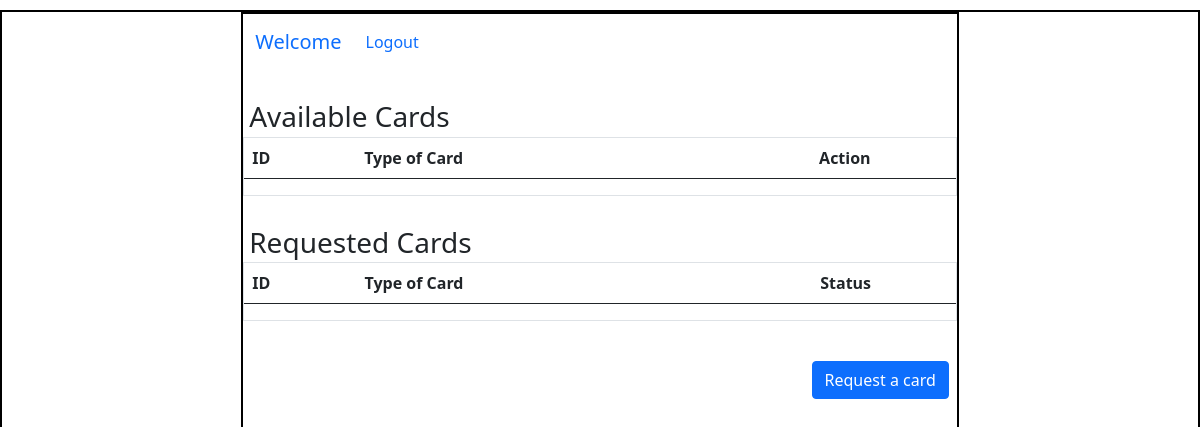
The page /home/6 on the database as committed earlier.
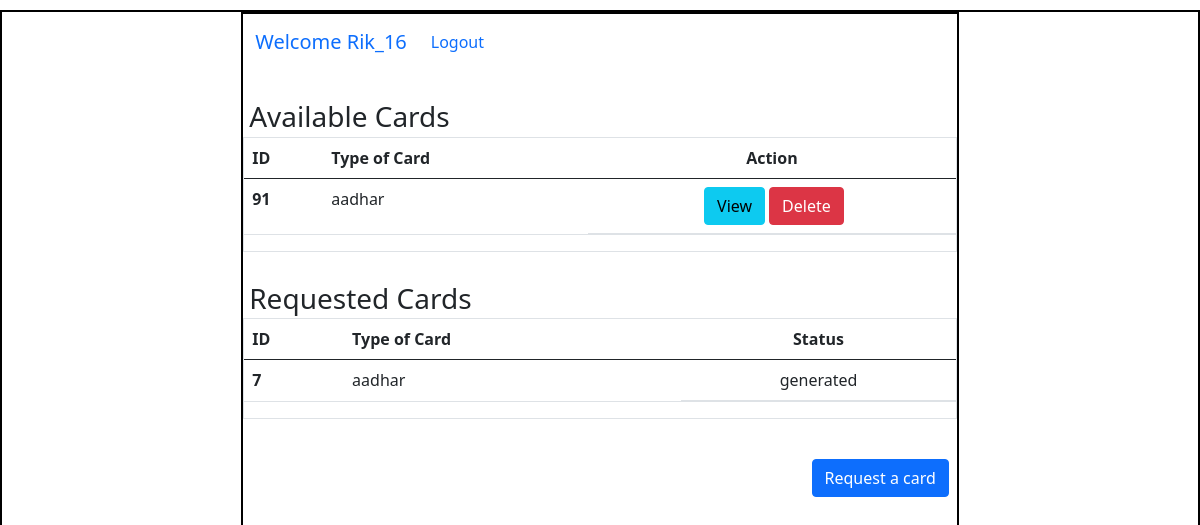
The same page on the database as committed later.
### application/models.py (models this page shows)
class User(db.Model):
    id = db.Column(db.Integer(), primary_key=True)
    username = db.Column(db.String(), unique = True, nullable = False)
    email = db.Column(db.String(), unique = True, nullable = False)
    password = db.Column(db.String(), nullable = False)
    type = db.Column(db.String(), default = "general")
    details = db.relationship("Info", backref = "creator")

class Info(db.Model):
    id = db.Column(db.Integer(), primary_key = True)
    atr_name = db.Column(db.String(), nullable = False)
    atr_value = db.Column(db.String(), nullable = False)
    c_name = db.Column(db.String(), nullable = False)
    user_id = db.Column(db.Integer(), db.ForeignKey("user.id"),nullable = False )

### application/controllers.py (the view)
@app.route("/home/<int:user_id>")
def user_dash(user_id):
    this_user=User.query.filter_by(id = user_id).first()
    return render_template("user_dash.html",this_user=this_user)

### templates/user_dash.html (shortened to what this page needs)
<!DOCTYPE html>
<html lang="en">
<head>
    <link rel="stylesheet" href="{{ url_for('static', filename='style.css') }}">
    <link href="https://cdn.jsdelivr.net/npm/bootstrap@5.0.2/dist/css/bootstrap.min.css" rel="stylesheet">
</head>
<body>
    <div id="main">
        <div id="canvas">
            <nav class="navbar navbar-expand-lg bg-body-tertiary">
                <div class="container-fluid">
                  <a class="navbar-brand" href="#">Welcome {{this_user.username}}</a>
                  <div class="collapse navbar-collapse" id="navbarSupportedContent">
                    <ul class="navbar-nav me-auto mb-2 mb-lg-0">
                      <li class="nav-item">
                        <a class="nav-link active" aria-current="page" href="/login">Logout</a>
                      </li>
                    </ul>
                  </div>
                </div>
              </nav>
              <div id="content">
                <h3 class="headings">Available Cards</h3>
                <div class="table border">
                    <table class="table">
                        <thead>
                          <tr>
                            <th scope="col">ID</th>
                            <th scope="col">Type of Card</th>
                            <th scope="col" class="text-center">Action</th>
                          </tr>
                        </thead>
                        <tbody>
                          {% for info in this_user.details %}
                            {% if info.atr_value == "generated" %}
                            <tr>
                              <th scope="row">{{info.id}}</th>
                              <td>{{info.c_name}}</td>
                              <td class="d-flex justify-content-center">
                                <a href="/view/{{info.c_name}}/{{info.user_id}}" type="button" class="btn btn-info mx-1">View</a>
                                <a href="/delete/{{info.c_name}}/{{info.user_id}}" type="button" class="btn btn-danger" onclick="return confirm('Are you sure you want to delete this card?')">Delete</a>
                              </td>
                            </tr>
                            {% endif %}
                          {%  endfor %}
                        </tbody>
                      </table>
                </div>
                <h3 class="headings">Requested Cards</h3>
                <div class="table border">
                    <table class="table">
                        <thead>
                          <tr>
                            <th scope="col">ID</th>
                            <th scope="col">Type of Card</th>
                            <th scope="col" class="text-center">Status</th>
                          </tr>
                        </thead>
                        <tbody>
                          {% for info in this_user.details %}
                            {% if info.atr_name == "status" %}
                              <tr>
                                <th scope="row">{{loop.index}}</th>
                                <td>{{info.c_name}}</td>
                                <td class="d-flex justify-content-center">
                                  {{info.atr_value}}
                                </td>
                              </tr>
                            {% endif %}
                          {%  endfor %}
                        </tbody>
                      </table>
                </div>
                <div class="text-end">
                  <a href="/request_card/{{this_user.id}}" type="button" class="btn btn-primary mx-2 my-4">Request a card</a>
                </div>
              </div>
        </div>
    </div>
</body>
</html>

### static/style.css (style rules this page uses)
* { margin:0px; }
#main,#canvas { border:2px solid black; margin-top: 10px; }
#canvas { width: 60%; margin: auto; height: 800px; }
.headings { margin: 3px; padding-left: 3px; margin-top: 30px; }

Rows that differ between the two databases and show on the page:
added User: username "Rik_16"
added Info: id "91", c_name "aadhar", atr_value "generated"
